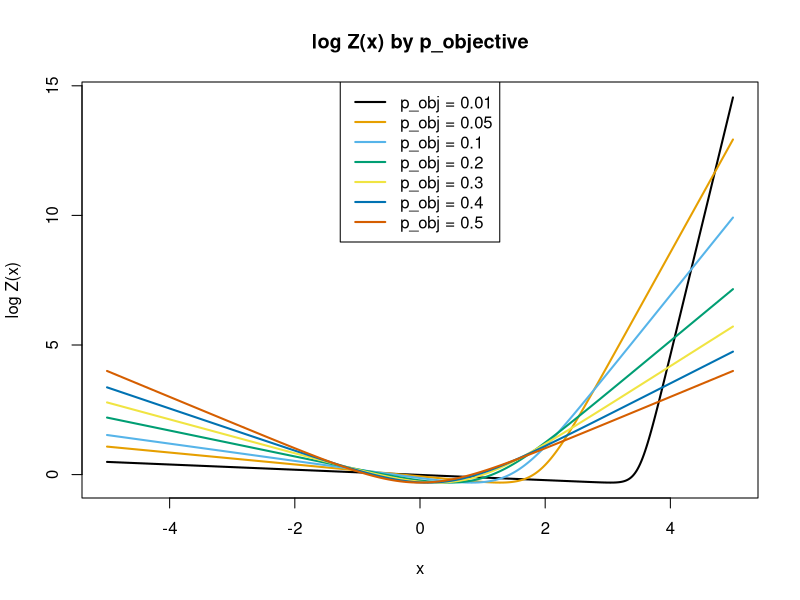
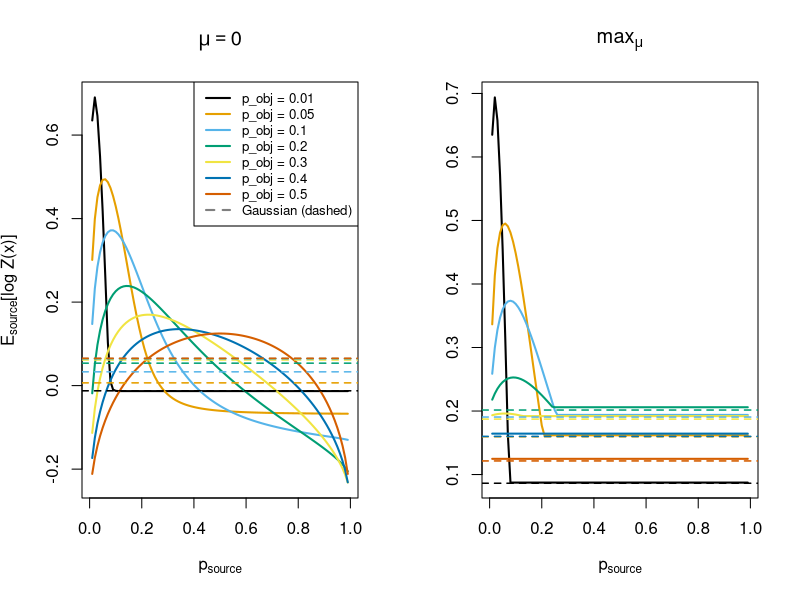
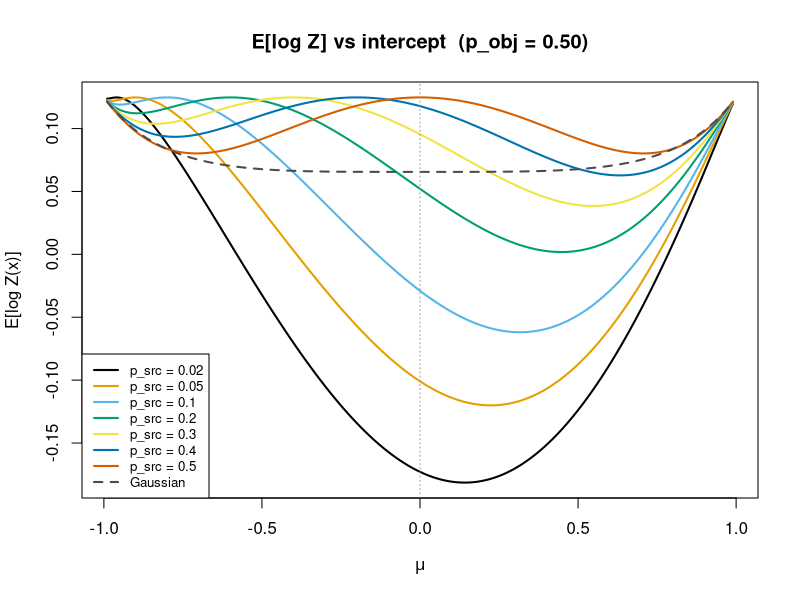
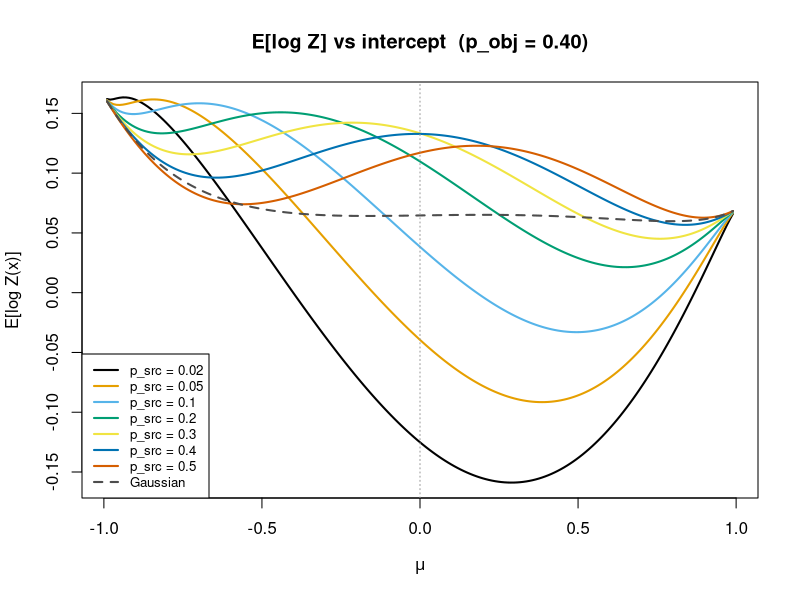
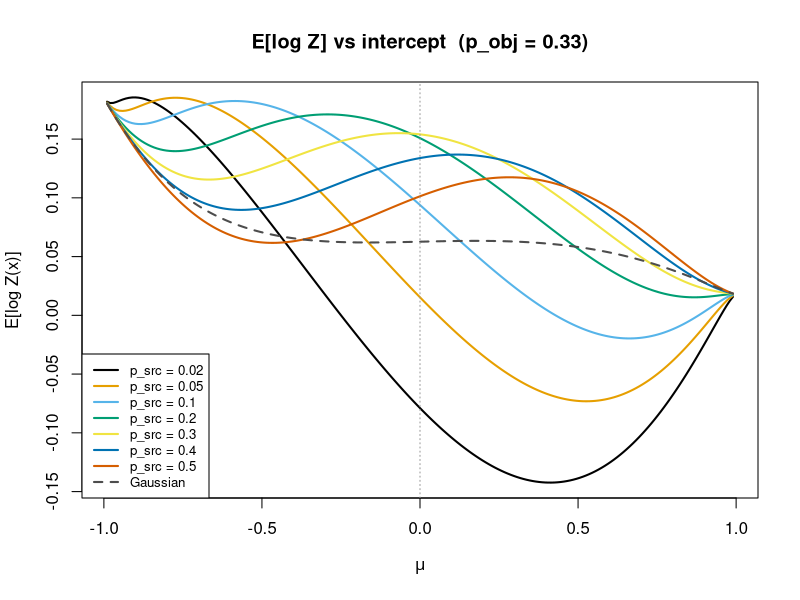
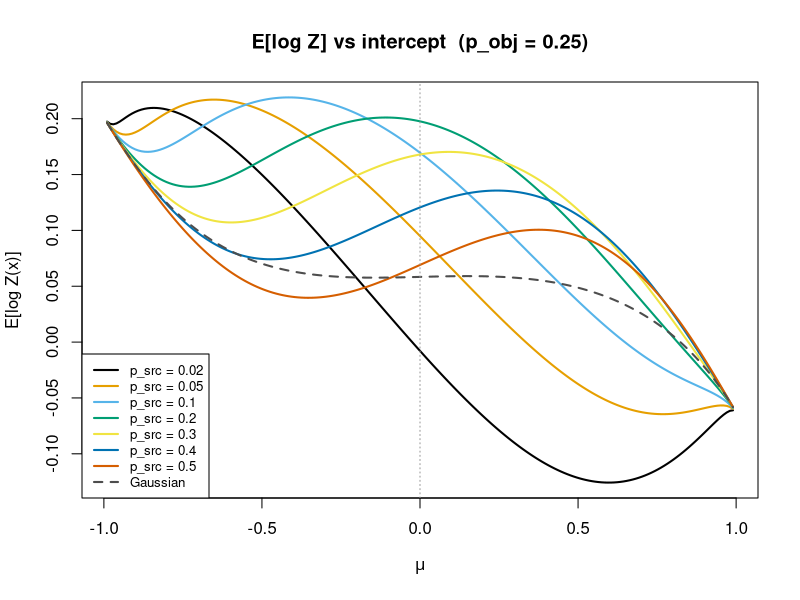
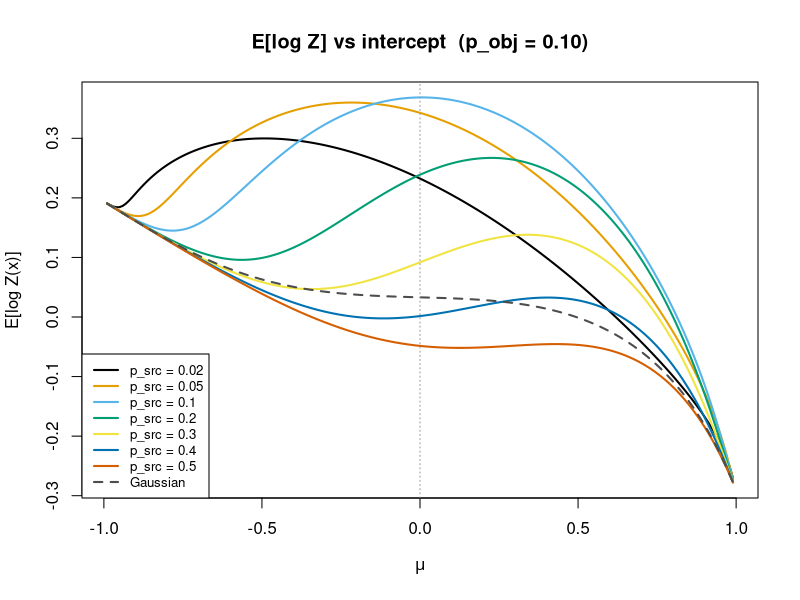
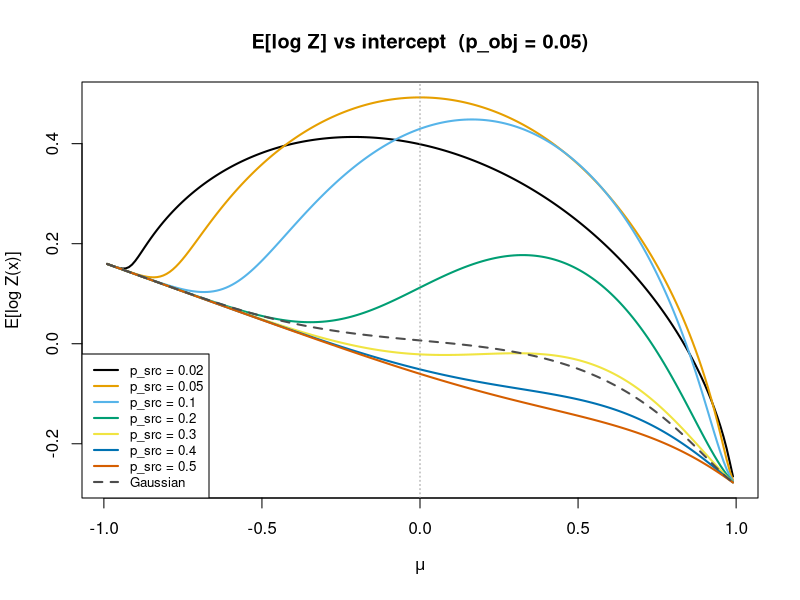

Write the R code that produced these figures, in order.
## ---- chunk 1
c_val   <- 2 / (1 + sqrt(5))
s2_val  <- c_val
p_objs  <- c(0.01, 0.05, 0.1, 0.2, 0.3, 0.4, 0.5)
cols    <- palette.colors(length(p_objs), palette = "Okabe-Ito")

log_Z_vec <- function(x, p, c, s2) {
  y1  <- sqrt((1 - p) / p);  y0 <- -sqrt(p / (1 - p))
  ey0 <- c * y0;  ey1 <- c * y1
  lp0 <- log(1 - p) + (2*x*ey0 - ey0^2) / (2*s2)
  lp1 <- log(p)     + (2*x*ey1 - ey1^2) / (2*s2)
  m   <- pmax(lp0, lp1)
  log(exp(lp0 - m) + exp(lp1 - m)) + m
}

# Expected log Z for a binary source with mean mu, second moment 1
# (so variance = 1 - mu^2); atoms are mu +/- scaled y0/y1.
E_logZ_binary_shifted <- function(p_source, mu, p_obj, c, s2) {
  d  <- sqrt((1 - mu^2) / (p_source * (1 - p_source)))
  a0 <- mu - p_source       * d
  a1 <- mu + (1 - p_source) * d
  (1 - p_source) * log_Z_vec(a0, p_obj, c, s2) +
       p_source  * log_Z_vec(a1, p_obj, c, s2)
}

# Max over mu in (-1, 1) of the expected log Z for a binary source.
# Uses a grid search (not optimize()) because the objective can be non-unimodal
# in mu: the degenerate solution near the boundary competes with interior maxima
# and golden-section search would get trapped in local optima.
E_logZ_binary_maxmu <- function(p_source, p_obj, c, s2, n_grid = 201) {
  mu_grid <- seq(-1 + 1e-4, 1 - 1e-4, length.out = n_grid)
  max(sapply(mu_grid, function(mu)
    E_logZ_binary_shifted(p_source, mu, p_obj, c, s2)))
}

# Max over mu of E[log Z] for a Gaussian with mean mu, second moment 1.
E_logZ_gauss_maxmu <- function(p_obj, c, s2, n_grid = 201) {
  mu_grid <- seq(-1 + 1e-4, 1 - 1e-4, length.out = n_grid)
  max(sapply(mu_grid, function(mu)
    integrate(function(x) log_Z_vec(x, p_obj, c, s2) * dnorm(x, mu, sqrt(1 - mu^2)),
              -8, 8)$value))
}

x_grid    <- seq(-5, 5, length.out = 500)
logZ_mat  <- sapply(p_objs, function(p) log_Z_vec(x_grid, p, c_val, s2_val))
matplot(x_grid, logZ_mat, type = "l", lty = 1, col = cols, lwd = 2,
        xlab = "x", ylab = "log Z(x)",
        main = "log Z(x) by p_objective")
legend("top", legend = paste0("p_obj = ", p_objs), col = cols, lty = 1, lwd = 2)

p_sources <- seq(0.01, 0.99, by = 0.01)

# mu = 0 (zero-mean source)
E_mat_mu0 <- sapply(p_objs, function(po)
  sapply(p_sources, function(ps) E_logZ_binary_shifted(ps, 0, po, c_val, s2_val)))

E_gauss_mu0 <- sapply(p_objs, function(po)
  integrate(function(x) log_Z_vec(x, po, c_val, s2_val) * dnorm(x), -8, 8)$value)

# max over mu
E_mat_maxmu <- sapply(p_objs, function(po)
  sapply(p_sources, function(ps) E_logZ_binary_maxmu(ps, po, c_val, s2_val)))

E_gauss_maxmu <- sapply(p_objs, E_logZ_gauss_maxmu, c = c_val, s2 = s2_val)

par(mfrow = c(1, 2))
matplot(p_sources, E_mat_mu0, type = "l", lty = 1, col = cols, lwd = 2,
        xlab = expression(p[source]), ylab = expression(E[source]*"[log Z(x)]"),
        main = expression(mu == 0))
for (i in seq_along(p_objs))
  abline(h = E_gauss_mu0[i], col = cols[i], lty = 2, lwd = 1.5)
legend("topright",
       legend = c(paste0("p_obj = ", p_objs), "Gaussian (dashed)"),
       col = c(cols, "grey50"), lty = c(rep(1, length(p_objs)), 2), lwd = 2,
       cex = 0.8)

matplot(p_sources, E_mat_maxmu, type = "l", lty = 1, col = cols, lwd = 2,
        xlab = expression(p[source]), ylab = "",
        main = expression(max[mu]))
for (i in seq_along(p_objs))
  abline(h = E_gauss_maxmu[i], col = cols[i], lty = 2, lwd = 1.5)

par(mfrow = c(1, 1))
## ---- chunk 2
p_srcs_plot   <- c(0.02, 0.05, 0.1, 0.2, 0.3, 0.4, 0.5)
cols_src      <- palette.colors(length(p_srcs_plot), palette = "Okabe-Ito")
mu_grid_fine  <- seq(-0.99, 0.99, length.out = 201)

for(p_obj_focus in c(0.5,0.4,0.33,0.25,0.1,0.05,0.01)){
  E_vs_mu <- sapply(p_srcs_plot, function(ps)
    sapply(mu_grid_fine, function(mu)
      E_logZ_binary_shifted(ps, mu, p_obj_focus, c_val, s2_val)))

  E_gauss_vs_mu <- sapply(mu_grid_fine, function(mu)
    integrate(function(x) log_Z_vec(x, p_obj_focus, c_val, s2_val) *
                dnorm(x, mu, sqrt(1 - mu^2)), -8, 8)$value)

  matplot(mu_grid_fine, E_vs_mu, type = "l", lty = 1, col = cols_src, lwd = 2,
        xlab = expression(mu), ylab = "E[log Z(x)]",
        main = sprintf("E[log Z] vs intercept  (p_obj = %.2f)", p_obj_focus))
  lines(mu_grid_fine, E_gauss_vs_mu, lty = 2, col = "grey30", lwd = 2)
  abline(v = 0, lty = 3, col = "grey60")
  legend("bottomleft",
       legend = c(paste0("p_src = ", p_srcs_plot), "Gaussian"),
       col = c(cols_src, "grey30"), lty = c(rep(1, length(p_srcs_plot)), 2),
       lwd = 2, cex = 0.8)
}
## ---- chunk 3
# Newton update (ica-hessian approximation).
# U is (n.comp) x n (whitened data).
# W is (n.comp) x n_starts (one weight vector per column).
# P = t(U) %*% W is n x n_starts (source estimates).
# When p = 0.5 and c = s2 this is identical to standard fastica_update.
binary_newton_update <- function(U, W, p = 0.5, c = 2 / (1 + sqrt(5)), s2 = c) {
  y1  <- sqrt((1 - p) / p)
  y0  <- -sqrt(p / (1 - p))
  ey0 <- c * y0
  ey1 <- c * y1

  P   <- t(U) %*% W                              # n x n_starts

  lp0 <- log(1 - p) + (2*P*ey0 - ey0^2) / (2*s2)
  lp1 <- log(p)     + (2*P*ey1 - ey1^2) / (2*s2)
  m   <- pmax(lp0, lp1)
  e0  <- exp(lp0 - m);  e1 <- exp(lp1 - m)
  pi1 <- e1 / (e0 + e1)                          # n x n_starts

  Mx  <- (1 - pi1) * ey0 + pi1 * ey1             # posterior mean
  Mpx <- pi1 * (1 - pi1) * (ey1 - ey0)^2 / s2   # dM/dx

  W <- U %*% Mx - sweep(W, 2, colSums(Mpx), "*")
  sweep(W, 2, sqrt(colSums(W^2)) + 1e-15, "/")
}

# Gradient update (no Hessian correction; equivalent to hessian = "none" in ebproj).
binary_gradient_update <- function(U, W, p = 0.5, c = 2 / (1 + sqrt(5)), s2 = c) {
  y1  <- sqrt((1 - p) / p)
  y0  <- -sqrt(p / (1 - p))
  ey0 <- c * y0
  ey1 <- c * y1

  P   <- t(U) %*% W                              # n x n_starts

  lp0 <- log(1 - p) + (2*P*ey0 - ey0^2) / (2*s2)
  lp1 <- log(p)     + (2*P*ey1 - ey1^2) / (2*s2)
  m   <- pmax(lp0, lp1)
  e0  <- exp(lp0 - m);  e1 <- exp(lp1 - m)
  pi1 <- e1 / (e0 + e1)                          # n x n_starts

  Mx  <- (1 - pi1) * ey0 + pi1 * ey1             # posterior mean

  W <- U %*% Mx
  sweep(W, 2, sqrt(colSums(W^2)) + 1e-15, "/")
}

# Objective J(W) = sum_i log Z(x_i, g, s2), returned as a vector of length n_starts.
binary_objective <- function(U, W, p = 0.5, c = 2 / (1 + sqrt(5)), s2 = c) {
  y1  <- sqrt((1 - p) / p)
  y0  <- -sqrt(p / (1 - p))
  ey0 <- c * y0
  ey1 <- c * y1

  P   <- t(U) %*% W                              # n x n_starts

  lp0 <- log(1 - p) + (2*P*ey0 - ey0^2) / (2*s2)
  lp1 <- log(p)     + (2*P*ey1 - ey1^2) / (2*s2)
  m   <- pmax(lp0, lp1)
  colSums(log(exp(lp0 - m) + exp(lp1 - m)) + m)  # length n_starts
}

# matrix version of r1 fastica
# U is (n.comp+1) x n (whitened data plus intercept).  
# W is (n.comp+1) x n_starts (one weight vector per column).
# P = t(U) %*% W is n x n_starts (source estimates).
fastica_update = function(U, W) {
  P  <- t(U) %*% W          # n x n_starts: source estimates
  G  <- tanh(P)
  G2 <- 1 - G^2
  W  <- U %*% G - sweep(W, 2, colSums(G2), "*")
  # Add epsilon (1e-15) to prevent 0/0
  sweep(W, 2, sqrt(colSums(W^2)) + 1e-15, "/")
}

## ---- chunk 4
### $p \approx 0.2$ (20/100 active)
set.seed(1)
n = 100; p_dim = 1000; K = 9
L  = matrix(0, nrow = n, ncol = K)
for (i in 1:K) L[sample(n, 20), i] = 1
FF = matrix(rnorm(p_dim * K), nrow = p_dim)
Y = L %*% t(FF) + matrix(rnorm(n * p_dim, 0, 0.1), nrow = n)
## ---- chunk 5
n.comp = 9
Y     <- scale(Y, scale = FALSE)  # center columns; also densifies for SVD
U     <- sqrt(nrow(Y)) * t(svd(Y)$u[, 1:n.comp])
U_aug <- rbind(rep(1, ncol(U)), U)

n_starts = 1000
n_iter = 50  
set.seed(1)
W <- matrix(rnorm(nrow(U_aug) * n_starts), nrow(U_aug), n_starts)
W <- sweep(W, 2, sqrt(colSums(W^2)), "/")
for (i in seq_len(n_iter))
  W <- fastica_update(U_aug, W)
  #W <- binary_newton_update(U_aug, W)

Lhat <- t(U_aug) %*% W  # n x n_starts
plot(colMeans(log(cosh(Lhat))))
## ---- chunk 6
set.seed(1)
W <- matrix(rnorm(nrow(U_aug) * n_starts), nrow(U_aug), n_starts)
W <- sweep(W, 2, sqrt(colSums(W^2)), "/")
for (i in seq_len(n_iter))
  W <- binary_newton_update(U_aug, W)
plot(binary_objective(U_aug,W))
## ---- chunk 7
set.seed(1)
p = 0.1
W <- matrix(rnorm(nrow(U_aug) * n_starts), nrow(U_aug), n_starts)
W <- sweep(W, 2, sqrt(colSums(W^2)), "/")
for (i in seq_len(n_iter))
  W <- binary_newton_update(U_aug, W, p=p)
plot(binary_objective(U_aug,W,p=p))

Lhat <- t(U_aug) %*% W  # n x n_starts
id_max = which.max(binary_objective(U_aug,W,p=p))
plot(Lhat[,id_max])
id_min = which.min(binary_objective(U_aug,W,p=p))
plot(Lhat[,id_min])

bestcor = apply(abs(cor(Lhat,L)),1,max)
plot(bestcor, binary_objective(U_aug,W,p=p))

apply(abs(cor(Lhat,L)),2,max)
## ---- chunk 8
set.seed(1)
p = 0.25
W <- matrix(rnorm(nrow(U_aug) * n_starts), nrow(U_aug), n_starts)
W <- sweep(W, 2, sqrt(colSums(W^2)), "/")
for (i in seq_len(n_iter))
  W <- binary_newton_update(U_aug, W, p=p)
plot(binary_objective(U_aug,W,p=p))
plot(binary_objective(U_aug,W,p=p), ylim=c(20.05,20.15), main = "degenerate solution is just slightly higher")

Lhat <- t(U_aug) %*% W  # n x n_starts
id_max = which.max(binary_objective(U_aug,W,p=p))
plot(Lhat[,id_max])

bestcor = apply(abs(cor(Lhat,L)),1,max)
plot(bestcor,col=1+(binary_objective(U_aug,W,p=p)>20.105), main="red=degenerate solution")

apply(abs(cor(Lhat,L)),2,max)
